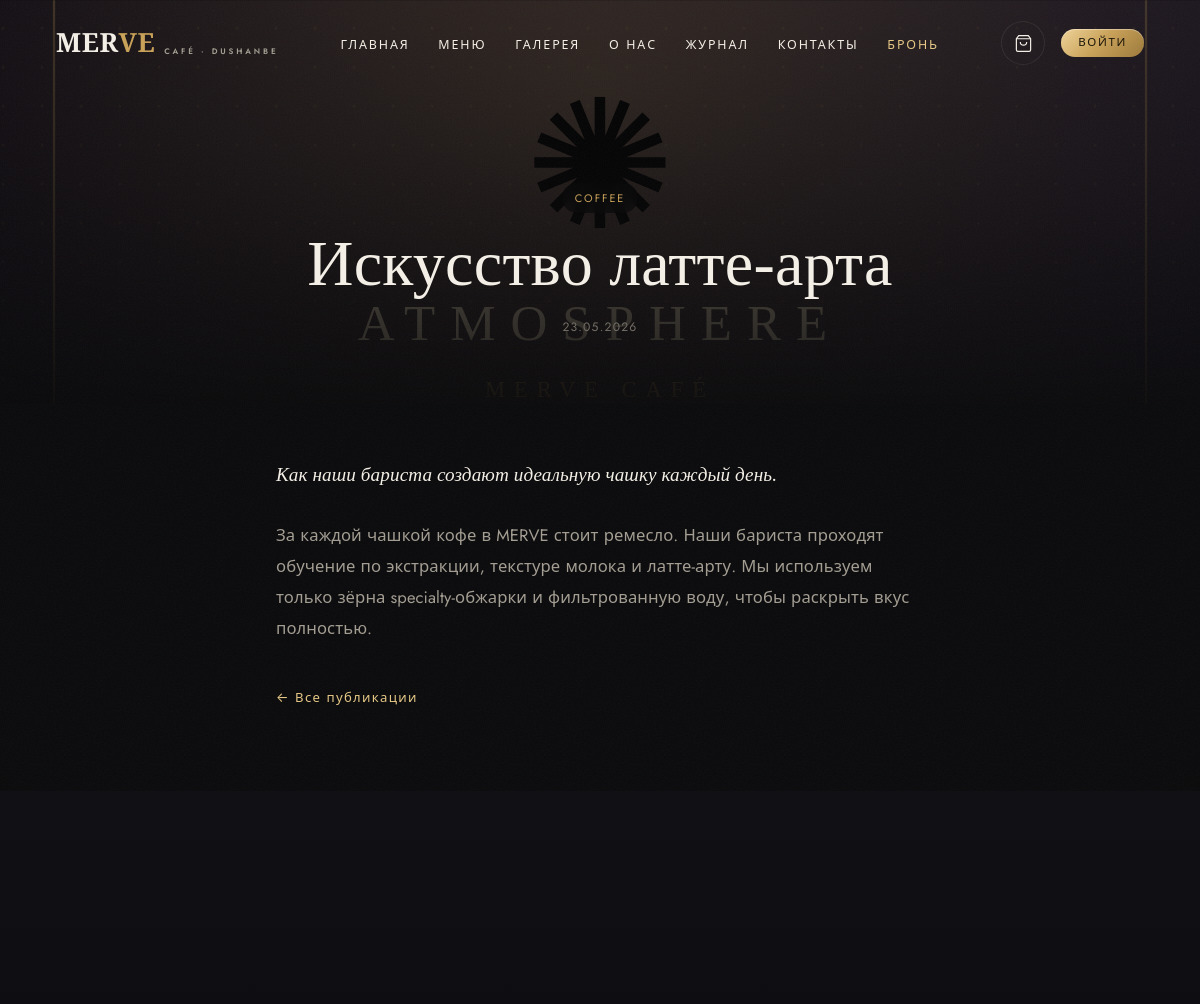
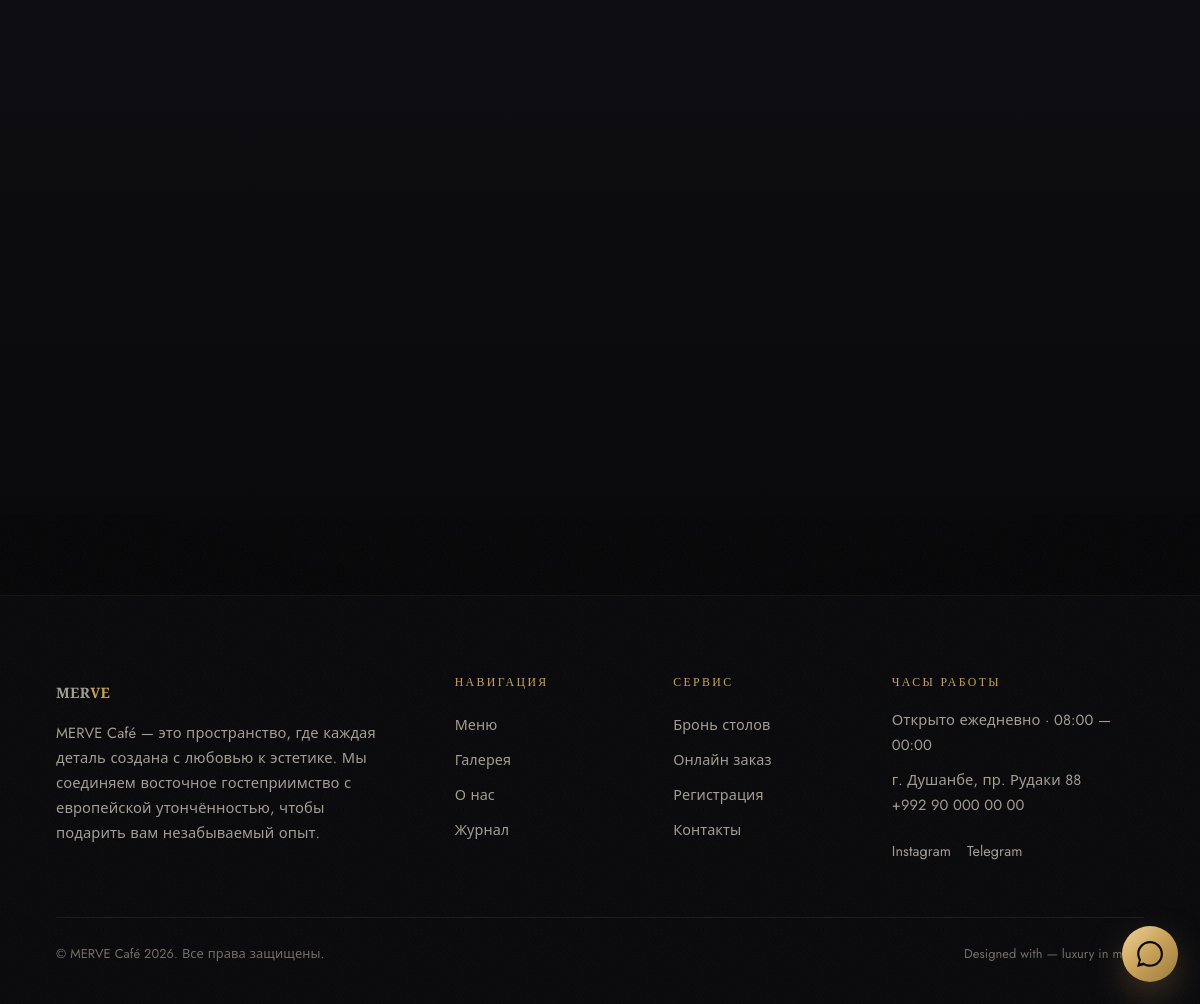
/blog/art-of-latte, run on the app's committed database (2 pictures, top to bottom).
### app/models.py (models this page shows)
class BlogPost(db.Model):
    __tablename__ = "blog_posts"
    id = db.Column(db.Integer, primary_key=True)
    title = db.Column(db.String(180), nullable=False)
    slug = db.Column(db.String(200), unique=True, nullable=False, index=True)
    excerpt = db.Column(db.String(300), default="")
    body = db.Column(db.Text, default="")
    cover = db.Column(db.String(255), default="")
    category = db.Column(db.String(40), default="News")
    meta_description = db.Column(db.String(200), default="")
    published = db.Column(db.Boolean, default=True)
    created_at = db.Column(db.DateTime, default=datetime.utcnow)
    @property
    def cover_url(self):
        if self.cover and self.cover.startswith("http"):
            return self.cover
        if self.cover:
            return "uploads/" + self.cover
        return "img/placeholder-atmosphere.svg"

class SiteContent(db.Model):
    __tablename__ = "site_content"
    id = db.Column(db.Integer, primary_key=True)
    key = db.Column(db.String(80), unique=True, nullable=False, index=True)
    value = db.Column(db.Text, default="")
    @staticmethod
    def get(key, default=""):
        row = SiteContent.query.filter_by(key=key).first()
        return row.value if row else default

### app/blueprints/main.py (the view)
@main_bp.route("/blog/<slug>")
def blog_detail(slug):
    post = BlogPost.query.filter_by(slug=slug, published=True).first_or_404()
    more = (BlogPost.query.filter(BlogPost.id != post.id, BlogPost.published == True)
            .order_by(BlogPost.created_at.desc()).limit(3).all())
    return render_template("blog/detail.html", post=post, more=more)

### app/templates/blog/detail.html (shortened to what this page needs)
{% extends "base.html" %}
{% block content %}
<article class="post-detail">
  <header class="post-hero" style="background-image:linear-gradient(180deg,rgba(8,8,9,.35),rgba(8,8,9,.92)),url('{{ url_for('static', filename=post.cover_url) }}')">
    <div class="container">
      <span class="post-cat reveal">{{ post.category }}</span>
      <h1 class="reveal">{{ post.title }}</h1>
      <time class="post-date reveal">{{ post.created_at.strftime('%d.%m.%Y') }}</time>
    </div>
  </header>
  <div class="container post-content reveal">
    {% if post.excerpt %}<p class="post-lead">{{ post.excerpt }}</p>{% endif %}
    <div class="post-text">
      {% for para in post.body.split('\n') %}
        {% if para.strip() %}<p>{{ para.strip() }}</p>{% endif %}
      {% endfor %}
    </div>
    <a href="{{ url_for('main.blog') }}" class="link-arrow">← Все публикации</a>
  </div>
</article>
{% if more %}
<section class="section section-alt">
  <div class="container">
    <div class="posts-grid">
    </div>
  </div>
</section>
{% endif %}
{% endblock %}

### app/templates/partials/footer.html
<footer class="footer">
  <div class="container">
    <div class="footer-grid">
      <div>
        <a class="brand" href="{{ url_for('main.index') }}"><span>MER<b>VE</b></span></a>
        <p class="lead">{{ site.get('about_text', 'Luxury кафе и ресторан в самом сердце Душанбе. Где вкус, атмосфера и эстетика встречаются.') }}</p>
      </div>
      <div>
        <h5>Навигация</h5>
        <a href="{{ url_for('menu.menu') }}">Меню</a>
        <a href="{{ url_for('main.gallery') }}">Галерея</a>
        <a href="{{ url_for('main.about') }}">О нас</a>
        <a href="{{ url_for('main.blog') }}">Журнал</a>
      </div>
      <div>
        <h5>Сервис</h5>
        <a href="{{ url_for('booking.booking') }}">Бронь столов</a>
        <a href="{{ url_for('menu.menu') }}">Онлайн заказ</a>
        <a href="{{ url_for('auth.register') }}">Регистрация</a>
        <a href="{{ url_for('main.contact') }}">Контакты</a>
      </div>
      <div>
        <h5>Часы работы</h5>
        <p class="lead">{{ site.get('banner_text', 'Открыто ежедневно · 08:00 — 00:00') }}</p>
        <p class="lead">г. Душанбе, пр. Рудаки 88<br>+992 90 000 00 00</p>
        <div style="display:flex;gap:1rem;margin-top:1rem">
          <a href="https://instagram.com" target="_blank" rel="noopener">Instagram</a>
          <a href="https://t.me" target="_blank" rel="noopener">Telegram</a>
        </div>
      </div>
    </div>
    <div class="footer-bottom">
      <span>© {{ BRAND }} {{ 2026 }}. Все права защищены.</span>
      <span>Designed with — luxury in mind.</span>
    </div>
  </div>
</footer>

### app/static/css/luxury.css (style rules this page uses)
:root { --ink:#0a0a0c; --graphite:#101015; --panel:#16161d; --panel-2:#1d1d26; --line:rgba(201,162,90,.20); --line-soft:rgba(255,255,255,.08); --gold:#c9a25a; --gold-bright:#e6c886; --gold-deep:#9c7a3c; --cream:#f4efe6; --muted:#a39d92; --muted-2:#746f66; --ok:#7bbd86; --warn:#d9b86c; --bad:#d97a6c; --blue:#88a7d6; --serif:"Cormorant Garamond",Georgia,serif; --sans:"Jost",system-ui,-apple-system,sans-serif; --r-sm:12px; --r:16px; --r-lg:22px; --pill:100px; --s1:.5rem; --s2:.85rem; --s3:1.2rem; --s4:1.8rem; --s5:2.6rem; --s6:3.6rem; --s7:5rem; --container-pad:clamp(20px,5vw,56px); --maxw:1240px; --header-h:86px; --card-pad:clamp(1.5rem,3vw,2.3rem); --ease:cubic-bezier(.22,1,.36,1); --shadow:0 30px 70px -34px rgba(0,0,0,.8); --shadow-sm:0 16px 36px -22px rgba(0,0,0,.7); --grad-gold:linear-gradient(135deg,#efd49a 0%,#c9a25a 48%,#9c7a3c 100%); }
*,*::before,*::after { box-sizing:border-box;margin:0;padding:0 }
html { scroll-padding-top:calc(var(--header-h) + 12px);-webkit-font-smoothing:antialiased;text-rendering:optimizeLegibility }
body { font-family:var(--sans); background:var(--ink); color:var(--cream); font-size:clamp(1rem,.96rem + .18vw,1.0625rem); line-height:1.72; font-weight:400; letter-spacing:.005em; overflow-x:hidden; }
body::before { content:"";position:fixed;inset:0;z-index:1;pointer-events:none; background:radial-gradient(120% 80% at 50% 0%,transparent 58%,rgba(0,0,0,.5) 100%); }
body::after { content:"";position:fixed;inset:0;z-index:2;pointer-events:none;opacity:.045; }
h1,h2,h3,h4,h5,.display { font-family:var(--serif);font-weight:500;line-height:1.08;letter-spacing:.004em;color:var(--cream) }
a { color:inherit;text-decoration:none }
.container { width:100%;max-width:var(--maxw);margin:0 auto;padding:0 var(--container-pad);position:relative;z-index:3 }
section { position:relative;z-index:3 }
.section { padding:clamp(4rem,9vw,7rem) 0 }
.section-alt { background:linear-gradient(180deg,var(--graphite),var(--ink)) }
.reveal { opacity:0;transform:translateY(34px);transition:opacity 1s var(--ease),transform 1s var(--ease) }
.brand { font-family:var(--serif);font-size:1.65rem;font-weight:600;letter-spacing:.02em;display:flex;align-items:flex-end;gap:.55rem;color:var(--cream) }
.brand b { color:var(--gold) }
.posts,.posts-grid { display:grid;grid-template-columns:repeat(3,1fr);gap:1.6rem }
.post-cat { font-size:.68rem;letter-spacing:.18em;text-transform:uppercase;color:var(--gold);position:absolute;top:1rem;left:1rem;background:rgba(10,10,12,.6);backdrop-filter:blur(6px);padding:.35rem .8rem;border-radius:var(--pill) }
.post-date { font-size:.76rem;letter-spacing:.1em;color:var(--muted-2);text-transform:uppercase }
.link-arrow { display:inline-block;margin-top:1rem;color:var(--gold-bright);font-size:.82rem;letter-spacing:.1em;transition:.3s }
.post-detail { padding-bottom:clamp(3rem,7vw,5rem) }
.post-hero { position:relative;padding:calc(var(--header-h) + clamp(3rem,8vw,6rem)) 0 clamp(2.6rem,6vw,4rem);background-size:cover;background-position:center;text-align:center }
.post-hero .post-cat { position:static;display:inline-block;margin-bottom:1rem }
.post-hero h1 { font-size:clamp(2.2rem,5.5vw,4rem);max-width:900px;margin:0 auto .8rem }
.post-content { max-width:760px;margin:clamp(2.4rem,5vw,3.4rem) auto 0;padding:0 var(--container-pad) }
.post-lead { font-size:1.2rem;color:var(--cream);line-height:1.7;margin-bottom:1.8rem;font-family:var(--serif);font-style:italic }
.post-text p { color:var(--muted);line-height:1.85;margin-bottom:1.3rem;font-size:1.04rem }
.post-content .link-arrow { margin-top:1.4rem }
.footer { background:var(--graphite);border-top:1px solid var(--line-soft);padding:clamp(3.5rem,7vw,5rem) 0 2.4rem;margin-top:clamp(3rem,7vw,5rem) }
.footer-grid { display:grid;grid-template-columns:2fr 1fr 1fr 1.4fr;gap:2.4rem }
.footer h5 { font-size:.74rem;letter-spacing:.2em;text-transform:uppercase;color:var(--gold);margin-bottom:1.2rem }
.footer a { color:var(--muted);font-size:.9rem;display:block;padding:.32rem 0;transition:.3s }
.footer .brand { margin-bottom:.6rem }
.footer .lead { color:var(--muted);font-size:.92rem;max-width:320px;margin-top:.6rem;line-height:1.7 }
.footer-bottom { margin-top:3rem;padding-top:1.6rem;border-top:1px solid var(--line-soft);display:flex;justify-content:space-between;flex-wrap:wrap;gap:1rem;color:var(--muted-2);font-size:.8rem }

### data on the page
BlogPost: category "COFFEE", title "Искусство латте-арта", created_at "23.05.2026", excerpt "Как наши бариста создают идеальную чашку каждый день.", strip "За каждой чашкой кофе в MERVE стоит ремесло. Наши бариста проходят обучение по экстракции, текстуре молока и латте-арту. Мы используем только зёрна specialty-обжарки и фильтрованную воду, чтобы раскрыть вкус полностью."
SiteContent: get "MERVE Café — это пространство, где каждая деталь создана с любовью к эстетике. Мы соединяем восточное гостеприимство с европейской утончённостью, чтобы подарить вам незабываемый опыт."
SiteContent: get "Открыто ежедневно · 08:00 — 00:00"

### other printed values
{{ BRAND }} "MERVE Café"
{{ 2026 }} "2026"
